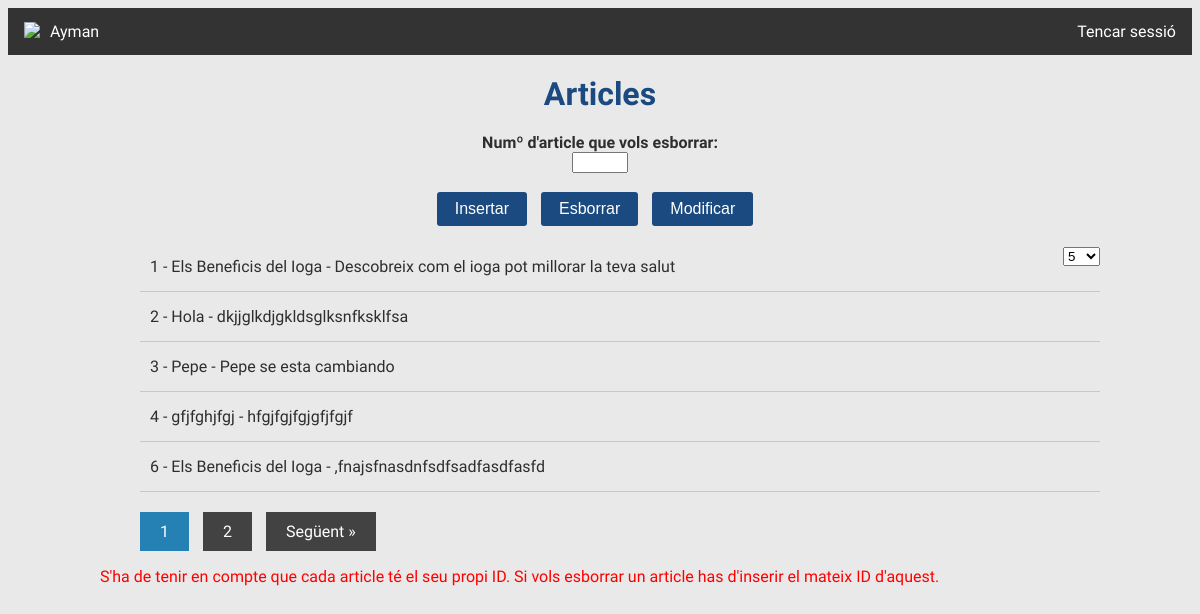
Page /index.php (signed in) on the committed database.
### tables this page shows
CREATE TABLE IF NOT EXISTS `articles` (
  `ID` int(2) NOT NULL,
  `art` text NOT NULL,
  `Títol` text NOT NULL,
  `user_dni` varchar(9) DEFAULT NULL,
  PRIMARY KEY (`ID`),
  KEY `user_dni` (`user_dni`)
);

### index.php (the view, shortened to what this page needs)
<?php
if (!isset($_SESSION['dni'])) {
    $final = "";
    if (!isset($_GET['pagina'])) {
        $pagina = 1;
    } else {
        $pagina = $_GET['pagina'];
    }
    $numArt = Articles();
    $numArticles = totalArticles();
    $pagines = ceil($numArticles / $numArt);
    $inici = ($pagina - 1) * $numArt;
    $art = getArticles($inici, $numArt);
    include 'vista/index.vista.php';
} else {
    if (!isset($_GET['pagina'])) {
        $pagina = 1;
    } else {
        $pagina = $_GET['pagina'];
    }
    $numArt = Articles();
    $inici = ($pagina - 1) * $numArt;
    $art = getArticles2($_SESSION['dni'], $inici, $numArt);
    include 'vista/index.usuari.php';
}
function Articles()
{
    return $_SESSION['numArt'];
}
function getArticles2($dni, $inici, $numArt)
{
    $conn = connexion();
    $sql = "SELECT * FROM articles WHERE user_dni = :dni LIMIT :inici, :numArt";
    $stmt = $conn->prepare($sql);
    $stmt->bindParam(':dni', $dni);
    $stmt->bindParam(':inici', $inici, PDO::PARAM_INT);
    $stmt->bindParam(':numArt', $numArt, PDO::PARAM_INT);
    $stmt->execute();
    $art = '';
    while ($row = $stmt->fetch(PDO::FETCH_ASSOC)) {
        $art .= '<li>' . $row['ID'] . ' - ' . $row['Títol'] . ' - ' . $row['art'] . '</li>';
    }
    return $art;
}
?>

### Estils/estils.css (style rules this page uses)
body { background: #e9e9e9; color: #2e2e2e; font-family: 'Open Sans Condensed', sans-serif; }
.contenidor .articles ul li { padding:15px 10px; border-bottom: 1px solid #c8c8c8; }

### rows in the picture
articles: ID "1", Títol "Els Beneficis del Ioga", art "Descobreix com el ioga pot millorar la teva salut"
articles: ID "2", Títol "Hola", art "dkjjglkdjgkldsglksnfksklfsa"
articles: ID "3", Títol "Pepe", art "Pepe se esta cambiando"
articles: ID "4", Títol "gfjfghjfgj", art "hfgjfgjfgjgfjfgjf"
articles: ID "6", Títol "Els Beneficis del Ioga", art ",fnajsfnasdnfsdfsadfasdfasfd"

### other values in the picture
$_SESSION['nombre'] "Ayman"
